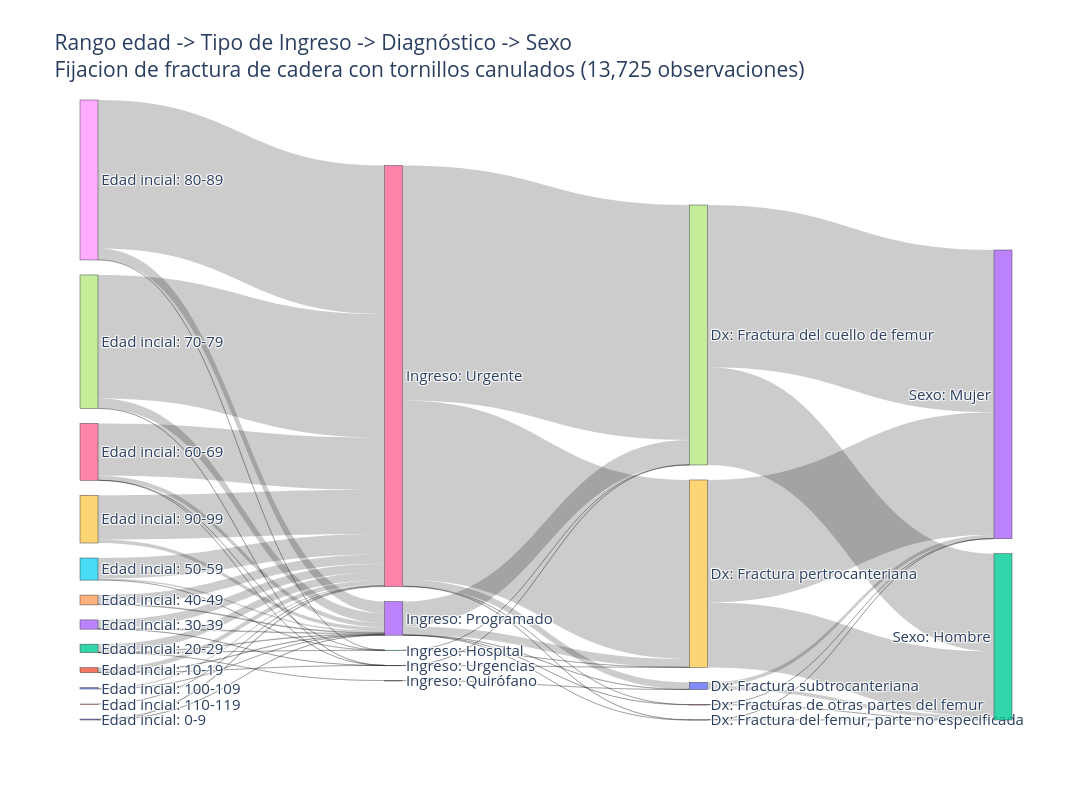
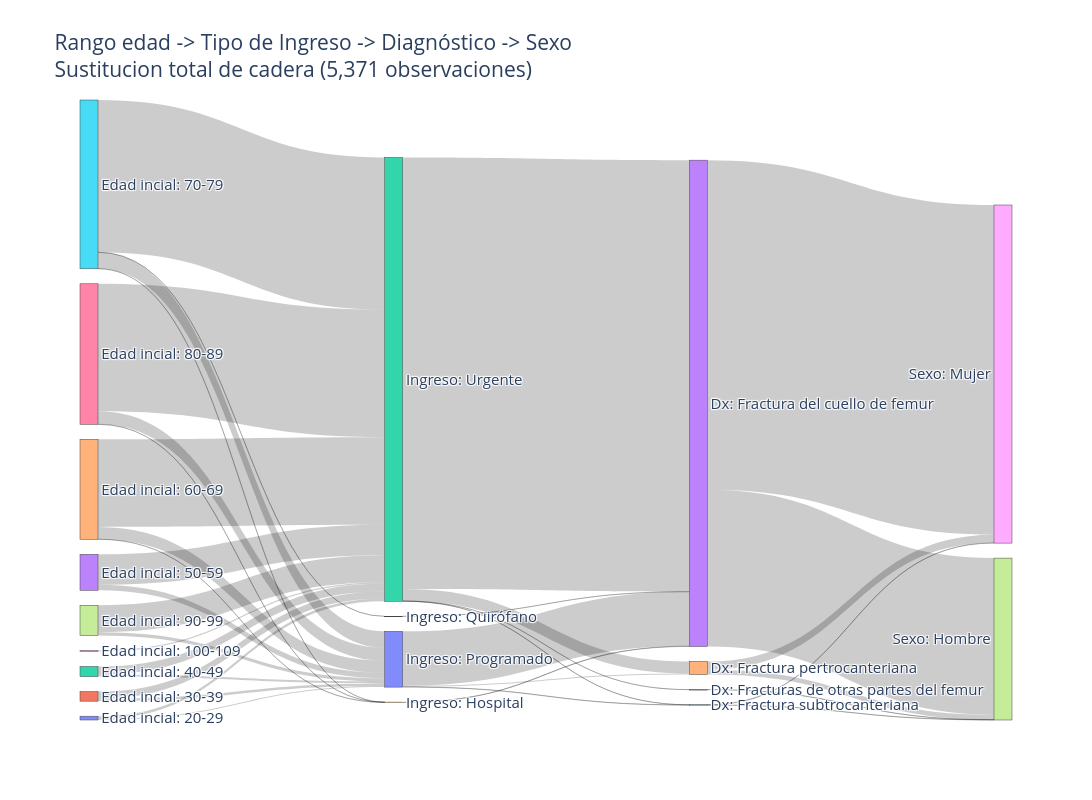
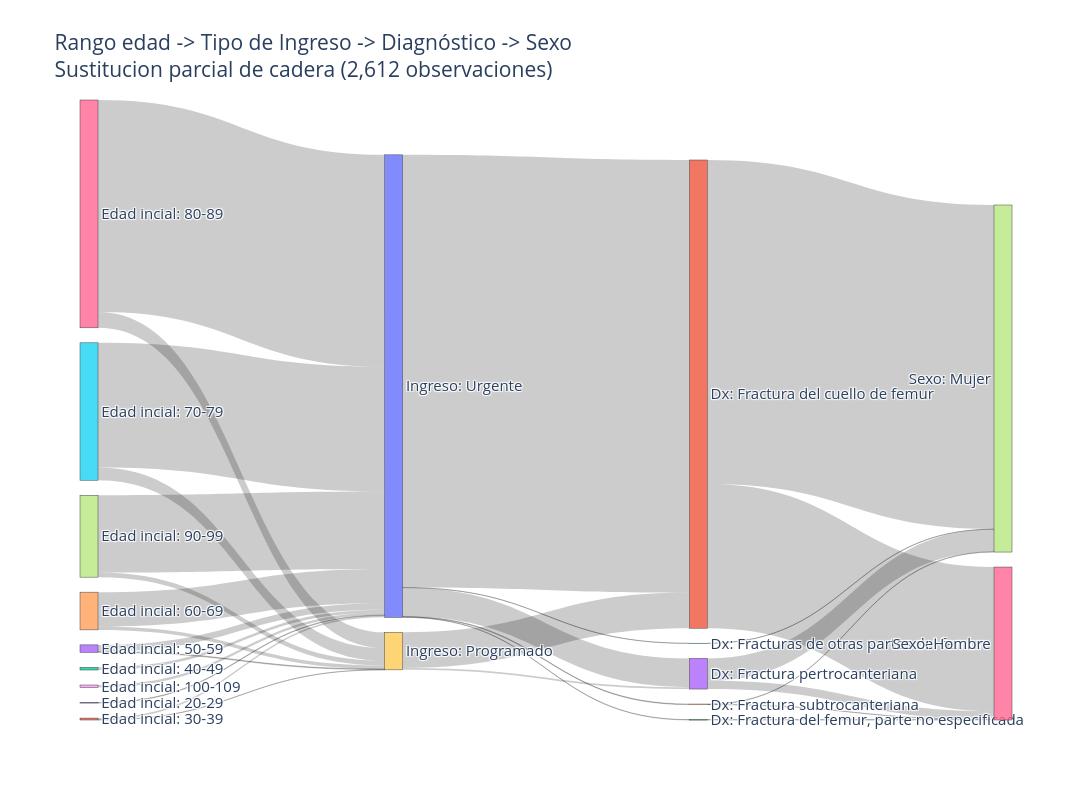

The notebook cell these images were saved under, in order:
### Markdown cell above
Mismo diagrama de Sankey que en la sección 9.1, aplicado a los escenarios de ortopedia (`df_final_orto`).

### Code cell
# Visualización  por especialidad
import plotly.graph_objects as go

for grds in df_final_orto["escenario_x"].unique():
    grd_sel= grds
    sexo="sexo"
    ingreso="cve_ingreso"
    diag="des_cie_principal"
    edad="grupo_edad"
    grd="escenario_x"
    rank=5


    df_sankey=df_final_orto.loc[df_final_orto[grd].eq(grd_sel)].copy()
    val_total_esp=len(df_sankey)


    top_diag=(
        df_sankey #acotar procedimientos
        .groupby([grd,diag])
        .size()
        .reset_index(name="n")
        .sort_values([grd,"n"],ascending=[True,False]
                    )
    )

    top_diag["rank_diag"]=(
        top_diag
        .groupby(grd)
        .cumcount()+1)

    top_diag=top_diag.loc[top_diag["rank_diag"]<=rank]
    print(f"Utilizando el top {rank} de diagnosticos se captura el {round(float(top_diag["n"].sum()/val_total_esp*100),2)} para el GRD {grd}")
    ################################################################

    #>fILTRO Y FLUJOS

    ################################################################

    df_sankey=df_sankey.merge(
        top_diag[[grd,diag]],
        on=[grd,diag],
        how="inner"
    )

    #Edad proc
    flujo_1=(
        df_sankey
        .groupby([edad,ingreso],observed=True)
        .size()
        .reset_index(name="value")
    )
    flujo_1["source"]="Edad incial: "+ flujo_1[edad].astype(str)
    flujo_1["target"]="Ingreso: "+ flujo_1[ingreso].astype(str)


    df_sankey["diag_corto"]=(
        df_sankey[diag]
        .astype(str)
        .str.slice(0,50)
        .str.strip()
    )


    #proc diag

    flujo_2=(
        df_sankey
        .groupby([ingreso,"diag_corto"],observed=True)
        .size()
        .reset_index(name="value")
    )
    flujo_2["source"]="Ingreso: "+ flujo_2[ingreso].astype(str)
    flujo_2["target"]="Dx: "+ flujo_2["diag_corto"].astype(str)

    #diag edad

    flujo_3=(
        df_sankey
        .groupby(["diag_corto", sexo],observed=True)
        .size()
        .reset_index(name="value")
    )
    flujo_3["source"]="Dx: "+ flujo_3["diag_corto"].astype(str)
    flujo_3["target"]="Sexo: "+ flujo_3[sexo].astype(str)

    links=pd.concat([
        flujo_1[["source","target", "value"]],
        flujo_2[["source","target", "value"]],
        flujo_3[["source","target", "value"]]
    ], ignore_index= True)


    #Nodos

    nodes=pd.Index(
        pd.concat(
            [links["source"], links["target"]]
        ).unique()
    )
    node_map={
        nombre:i
        for i, nombre in enumerate(nodes)
    }

    links["source_id"]=links["source"].map(node_map)

    links["target_id"]=links["target"].map(node_map)
    ################################################################
    #Grafica
    ################################################################

    fig= go.Figure(
        go.Sankey(
            node=dict(
                label=nodes.tolist(),
                pad=15,
                thickness=18
            ),
            link=dict(
                source=links["source_id"],
                target=links["target_id"],
                value=links["value"]
            )
        )
    )
    fig.update_layout(
        title=f"Rango edad -> Tipo de Ingreso -> Diagnóstico -> Sexo <br>{grd_sel} ({len(df_sankey):,} observaciones)",
        font_size=15,
        width=1400,
        height=800
    )
    guardar_plotly(fig, "09_2_sankey_" + nombre_archivo(grds))
    fig.show()
    #Grafica

### Figure 1 — Plotly figure (JSON) as saved in the notebook; plotly's stock layout.template omitted (floating-point values rounded to 4 significant figures)
{"data": [{"link": {"source": [0, 0, 1, 1, 1, 2, 2, 2, 2, 3, 3, 3, 4, 4, 5, 5, 5, 6, 6, 6, 6, 7, 7, 7, 8, 8, 8, 9, 9, 10, 10, 11, 12, 12, 13, 13, 13, 13, 13, 14, 15, 15, 16, 16, 16, 16, 16, 17, 17, 18, 18, 19, 19, 20, 20, 21, 21], "target": [13, 16, 13, 15, 16, 12, 13, 14, 16, 13, 15, 16, 13, 16, 12, 13, 16, 12, 13, 15, 16, 13, 15, 16, 12, 13, 16, 13, 16, 13, 16, 16, 17, 19, 17, 18, 19, 20, 21, 20, 17, 19, 17, 18, 19, 20, 21, 22, 23, 22, 23, 22, 23, 22, 23, 22, 23], "value": [4, 25, 14, 1, 135, 2, 18, 1, 236, 21, 2, 256, 22, 274, 1, 46, 619, 1, 138, 1, 1577, 300, 1, 3724, 1, 342, 4482, 105, 1334, 2, 39, 1, 3, 2, 747, 1, 250, 13, 1, 1, 3, 2, 7089, 9, 5399, 203, 2, 2946, 4896, 6, 4, 1957, 3696, 107, 110, 1, 2]}, "node": {"label": ["Edad incial: 0-9", "Edad incial: 10-19", "Edad incial: 20-29", "Edad incial: 30-39", "Edad incial: 40-49", "Edad incial: 50-59", "Edad incial: 60-69", "Edad incial: 70-79", "Edad incial: 80-89", "Edad incial: 90-99", "Edad incial: 100-109", "Edad incial: 110-119", "Ingreso: Hospital", "Ingreso: Programado", "Ingreso: Quirófano", "Ingreso: Urgencias", "Ingreso: Urgente", "Dx: Fractura del cuello de femur", "Dx: Fractura del femur, parte no especificada", "Dx: Fractura pertrocanteriana", "Dx: Fractura subtrocanteriana", "Dx: Fracturas de otras partes del femur", "Sexo: Hombre", "Sexo: Mujer"], "pad": 15, "thickness": 18}, "type": "sankey"}], "layout": {"font": {"size": 15}, "height": 800, "title": {"text": "Rango edad -> Tipo de Ingreso -> Diagnóstico -> Sexo <br>Fijacion de fractura de cadera con tornillos canulados (13,725 observaciones)"}, "width": 1400}}

### Figure 2 — Plotly figure (JSON) as saved in the notebook; plotly's stock layout.template omitted (floating-point values rounded to 4 significant figures)
{"data": [{"link": {"source": [0, 0, 1, 1, 2, 2, 3, 3, 4, 4, 4, 5, 5, 5, 5, 6, 6, 6, 7, 7, 8, 9, 10, 10, 10, 11, 12, 12, 12, 12, 13, 13, 14, 14, 15, 15, 16], "target": [10, 12, 10, 12, 10, 12, 10, 12, 9, 10, 12, 9, 10, 11, 12, 9, 10, 12, 10, 12, 12, 13, 13, 14, 15, 13, 13, 14, 15, 16, 17, 18, 17, 18, 17, 18, 17], "value": [11, 30, 28, 75, 22, 87, 58, 328, 2, 131, 941, 1, 176, 1, 1635, 1, 139, 1370, 34, 290, 11, 4, 584, 12, 3, 1, 4635, 129, 2, 1, 1683, 3541, 53, 88, 2, 3, 1]}, "node": {"label": ["Edad incial: 20-29", "Edad incial: 30-39", "Edad incial: 40-49", "Edad incial: 50-59", "Edad incial: 60-69", "Edad incial: 70-79", "Edad incial: 80-89", "Edad incial: 90-99", "Edad incial: 100-109", "Ingreso: Hospital", "Ingreso: Programado", "Ingreso: Quirófano", "Ingreso: Urgente", "Dx: Fractura del cuello de femur", "Dx: Fractura pertrocanteriana", "Dx: Fractura subtrocanteriana", "Dx: Fracturas de otras partes del femur", "Sexo: Hombre", "Sexo: Mujer"], "pad": 15, "thickness": 18}, "type": "sankey"}], "layout": {"font": {"size": 15}, "height": 800, "title": {"text": "Rango edad -> Tipo de Ingreso -> Diagnóstico -> Sexo <br>Sustitucion total de cadera (5,371 observaciones)"}, "width": 1400}}

### Figure 3 — Plotly figure (JSON) as saved in the notebook; plotly's stock layout.template omitted (floating-point values rounded to 4 significant figures)
{"data": [{"link": {"source": [0, 1, 1, 2, 3, 3, 4, 4, 5, 5, 6, 6, 7, 7, 8, 9, 9, 10, 10, 10, 10, 10, 11, 11, 12, 13, 13, 14, 14, 15], "target": [10, 9, 10, 10, 9, 10, 9, 10, 9, 10, 9, 10, 9, 10, 10, 11, 13, 11, 12, 13, 14, 15, 16, 17, 16, 16, 17, 16, 17, 17], "value": [3, 1, 9, 14, 4, 35, 18, 179, 66, 652, 83, 1107, 24, 404, 13, 186, 10, 2260, 2, 150, 3, 1, 753, 1693, 2, 43, 117, 1, 2, 1]}, "node": {"label": ["Edad incial: 20-29", "Edad incial: 30-39", "Edad incial: 40-49", "Edad incial: 50-59", "Edad incial: 60-69", "Edad incial: 70-79", "Edad incial: 80-89", "Edad incial: 90-99", "Edad incial: 100-109", "Ingreso: Programado", "Ingreso: Urgente", "Dx: Fractura del cuello de femur", "Dx: Fractura del femur, parte no especificada", "Dx: Fractura pertrocanteriana", "Dx: Fractura subtrocanteriana", "Dx: Fracturas de otras partes del femur", "Sexo: Hombre", "Sexo: Mujer"], "pad": 15, "thickness": 18}, "type": "sankey"}], "layout": {"font": {"size": 15}, "height": 800, "title": {"text": "Rango edad -> Tipo de Ingreso -> Diagnóstico -> Sexo <br>Sustitucion parcial de cadera (2,612 observaciones)"}, "width": 1400}}
